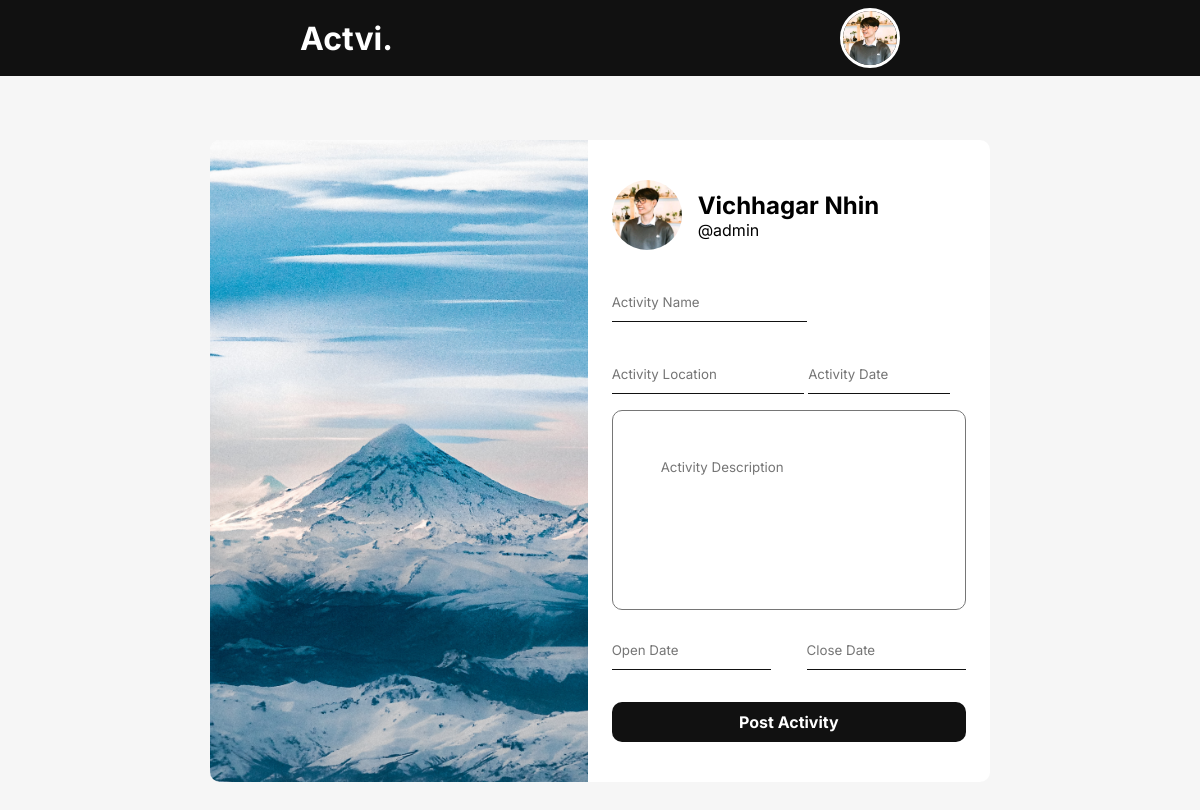
The page /create/ (signed in) on the database its author committed.
### activity/models.py (models this page shows, shortened)
class User(AbstractUser):
    USER_TYPE = [
        ('admin', 'admin'),
        ('official', 'official'),
        ('normal', 'normal')
    ]
    profileImage = models.ImageField(upload_to='images/', null=True, blank=True)
    userType = models.CharField(max_length=10, choices=USER_TYPE, default='normal')
    userBio = models.CharField(max_length=100)

### activity/views.py (the view, shortened to what this page needs)
# urls.py: path('create/', CreateActivity, name='create'),
@login_required(login_url='activity:login')
def CreateActivity(request):
    form = CreateActivityForm()
    context = {
        "form" : CreateActivityForm()
    }
    return render(request, "activity/create.html", context)

### activity/forms.py
class CreateActivityForm(forms.ModelForm):
    class Meta:
        model = Activity
        fields = (
            '__all__'
        )

### activity/templates/activity/create.html (shortened to what this page needs)
{% extends "activity/base.html" %}
{% load static %}
{% block content%}
<head>
    <link rel="stylesheet" href="{% static 'activity/css/form.css' %}">
</head>
<main>
    <div class="form-container">
        <div class="cover">
            <img src="{% static 'activity/img/5.jpg' %}" alt="">
        </div>
        <div class="form-section">
            <div class="profile">
                <div class="form-profile-img">
                    <img src="/images/{{ request.user.profileImage }}" alt="">
                </div>
                <div class="form-name">
                    <h1>{{ request.user.first_name }} {{ request.user.last_name }}</h1>
                    <p>@{{ request.user.username }}</p>
                </div>
            </div>
            <div class="main-form">
                <form method="POST">
                    <div class="name-date">
                        <input id="activity-name" name="activityTitle" type="text" placeholder="Activity Name">
                        <input id="activity-location" name="activityLocation" type="text" placeholder="Activity Location">
                        <input id="activity-date" name="activityDate" type="text" placeholder="Activity Date" onfocus="(this.type='datetime-local')">
                    </div>
                    <div class="text">
                        <textarea id="activity-description" name="activityDiscription" placeholder="Activity Description"></textarea>
                    </div>
                    <div class="open-close-date">
                        <input id="activity-open-date" name="activityOpenDate" type="text" placeholder="Open Date" onfocus="(this.type='datetime-local')">
                        <input id="activity-close-date" name="activityCloseDate" type="text" placeholder="Close Date" onfocus="(this.type='datetime-local')">
                    </div>
                    <input type="submit" id="form-submit" value="Post Activity">
                </form>
            </div>
        </div>
    </div>
</main>
{% endblock %}

### activity/templates/activity/base.html (shortened to what this page needs)
{% load static %}
<!doctype html>
<html>
<head>
    <link rel="stylesheet" href="{% static 'activity/css/nav.css' %}">
</head>
<body>
    <header>
        <nav>
            <div class="logo" onclick="goHome()">Actvi.</div>
            <div class="img">
                <img src="/images/{{ request.user.profileImage }}" onclick="goProfile()" onmouseover="showLogout()">
            </div>
        </nav>
    </header>
    {% block content %}
    {% endblock %}
</body>
</html>

### activity/static/activity/css/nav.css (style rules this page uses)
* { margin: 0; padding: 0; box-sizing: border-box; font-family: 'Inter', sans-serif; }
body { margin-inline: auto; background-color: #F6F6F6; }
nav { display: flex; justify-content: space-between; background-color: #111; padding-inline: 300px; padding-block: 0.5rem; }
nav .logo { font-size: 2rem; font-weight: bolder; margin-block: auto; color: #fff; cursor: pointer; }
nav .img { width: 60px; height: 60px; border: 3px #fff solid; border-radius: 50%; cursor: pointer; }
nav .img img { width: 100%; height: 100%; object-fit: cover; border-radius: inherit; cursor: pointer; }

### activity/static/activity/css/form.css (style rules this page uses)
* { margin: 0; padding: 0; box-sizing: border-box; font-family: 'Inter', sans-serif; }
body { background-color: #f6f6f6; }
.form-container { max-width: 65%; margin-inline: auto; background-color: #fff; display: flex; border-radius: 10px; margin-block: auto; margin-top: 4rem; margin-bottom: 3rem; }
.cover { width: 100%; border-radius: 10px; }
.cover img { width: 100%; height: 100%; object-fit: cover; border-radius: 10px 0 0 10px; }
.form-section { padding: 1.5rem; width: 100%; }
.form-section .profile { display: flex; margin-block: 1rem; }
.form-profile-img { width: 70px; height: 70px; border-radius: 50%; margin-right: 1rem; }
.form-profile-img img { width: 100%; height: 100%; object-fit: cover; border-radius: inherit; }
.form-name { margin-block: auto; }
.form-name h1 { font-size: 1.5rem; }
.form-name p { font-size: 1rem; }
.form-container form input { height: 40px; margin-block: 1rem; border: none; border-bottom: 1px #111 solid; }
#activity-name { width: 55%; }
#activity-date { width: 40%; }
#activity-description { border-radius: 10px; padding: 3rem; resize: none; width: 100%; height: 25vh; }
.open-close-date { display: flex; justify-content: space-between; }
#activity-open-date, #activity-close-date { width: 45%; }
#form-submit { width: 100%; border: none; border-radius: 10px; background-color: #111; color: #fff; font-size: 1rem; font-weight: bolder; }

### rows shown on the page
User: user.profileImage (picture), user.first_name "Vichhagar", user.last_name "Nhin", user.username "admin"
